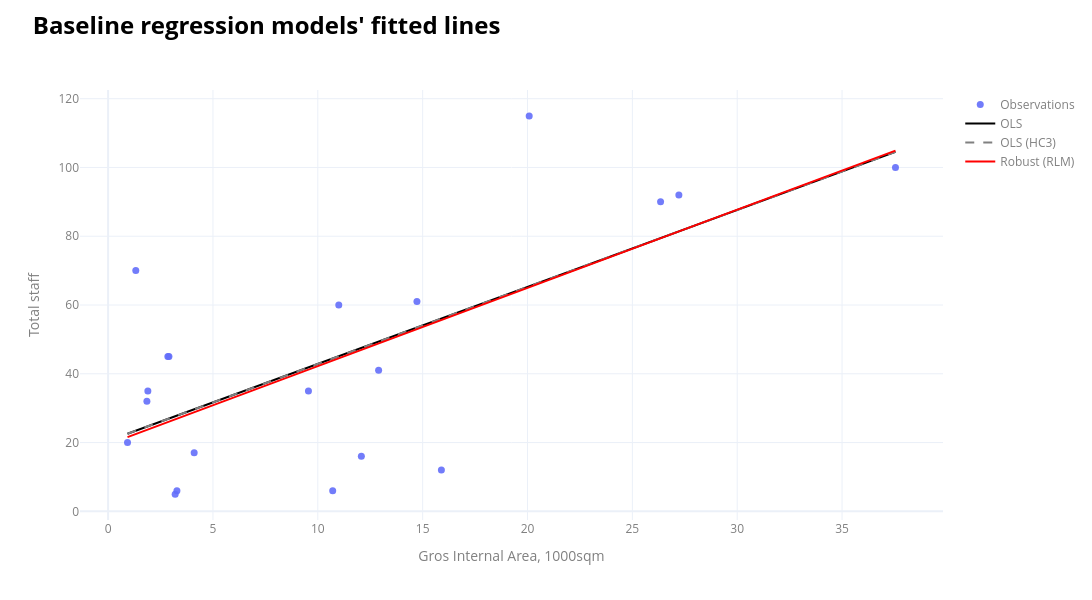

The cell this chart's notebook holds for it:
### Code cell
# #_________________________________________________________________
# #Plot regression line
# #_________________________________________________________________
x, y = "b8_gia_1000_sqm", "b8_total_staff_fte"
cols = ["id","lpa_name","current_occupier"]
df = data_ldn_exstg_regression_m1
ht = "<br>".join([f"{c}: %{{customdata[{i}]}}" for i,c in enumerate(cols)]) + "<extra></extra>"
xl = np.linspace(df[x].min(), df[x].max(), 200)

fig = go.Figure([go.Scatter(x=df[x], y=df[y], mode="markers", marker=dict(size=7,opacity=0.9),
                            name="Observations", customdata=df[cols].to_numpy(), hovertemplate=ht)])
for mdl, name, style in [(m1,"OLS",dict(color="black")), (m1_robust_se,"OLS (HC3)",dict(color="grey",dash="dash")),
                         (m1_robust_HuberT,"Robust (RLM)",dict(color="red"))]:
    a,b = mdl.params["const"], mdl.params[x]
    fig.add_trace(go.Scatter(x=xl, y=a+b*xl, mode="lines", line=dict(width=2,**style), name=name))

fig.update_layout(width=1100,height=600,template="plotly_white",
                  title=dict(text="<br><span style='font-size:24px; font-weight:bold; color:%s;'>Baseline regression models' fitted lines</span>"%notes_colour,
                             x=0.03,xanchor="left",y=0.98,yanchor="top"),
                  margin=dict(t=90),legend=dict(font=dict(color=labels_colour)))
fig.update_xaxes(title_text="Gros Internal Area, 1000sqm",title_font=dict(color=labels_colour),tickfont=dict(color=labels_colour))
fig.update_yaxes(title_text="Total staff",title_font=dict(color=labels_colour),tickfont=dict(color=labels_colour))
fig.show()

### Figure 1 — Plotly figure (JSON) as saved in the notebook; plotly's stock layout.template omitted (floating-point values rounded to 4 significant figures; data arrays with more than 128 entries replaced by an {"elided": "..."} marker saying what was removed)
{"data": [{"customdata": [["Tower_Hamlets-PA_24_01932_A1", "Tower Hamlets", "Global Switch London"], ["Islington-P2013_1089_FUL", "Islington", "Colt Data Centres"], ["Hounslow-P_2019_3115", "Hounslow", "ServerFarm"], ["Hillingdon-38421_APP_2021_4045", "Hillingdon", "Colt Data Centre Services"], ["Ealing-PP_2015_0516", "Ealing", "Equinix Data Centre"], ["Hounslow-P_2007_1897", "Hounslow", null], ["Havering-P0151_12", "Havering", "Green Mountain"], ["Tower_Hamlets-PA_08_01799", "Tower Hamlets", "Telehouse International Corporation of Europe Ltd"], ["Enfield-LDC_08_0514", "Enfield", "Virtus"], ["Tower_Hamlets-PA_00_00622", "Tower Hamlets", "Telehouse International Corporation of Europe Ltd"], ["Enfield-TP_11_1373", "Enfield", "Sovereign Business Integration plc"], ["Hounslow-P_2011_3272", "Hounslow", "Virtus"], ["Tower_Hamlets-PA_13_00803", "Tower Hamlets", "Digital Realty "], ["Tower_Hamlets-PA_20_02381_NC", "Tower Hamlets", "Echelon"], ["Croydon-19_00539_FUL", "Croydon", "Pulsant"], ["Bexley-23_00960_FUL", "Bexley", "OVH"], ["Ealing-224110OPDFUL", "Ealing", "Colt Data Centre Services"], ["Camden-2022_3535_P", "Camden", "UCL"], ["Tower_Hamlets-PA_21_00615_NC", "Tower Hamlets", "Digital Realty "], ["Bromley-19_04182_FULL1", "Bromley", "Dajon Data Management Ltd"]], "hovertemplate": "id: %{customdata[0]}<br>lpa_name: %{customdata[1]}<br>current_occupier: %{customdata[2]}<extra></extra>", "marker": {"opacity": 0.9, "size": 7}, "mode": "markers", "name": "Observations", "type": "scatter", "x": [27.22, 1.895, 12.08, 37.55, 26.34, 10.71, 11.0, 20.08, 2.9, 1.32, 2.85, 15.89, 12.9, 14.73, 3.282, 4.104, 9.553, 3.198, 1.85, 0.9259], "y": [92.0, 35.0, 16.0, 100.0, 90.0, 6.0, 60.0, 115.0, 45.0, 70.0, 45.0, 12.0, 41.0, 61.0, 6.0, 17.0, 35.0, 5.0, 32.0, 20.0]}, {"line": {"color": "black", "width": 2}, "mode": "lines", "name": "OLS", "type": "scatter", "x": {"elided": "200 float values"}, "y": {"elided": "200 float values"}}, {"line": {"color": "grey", "dash": "dash", "width": 2}, "mode": "lines", "name": "OLS (HC3)", "type": "scatter", "x": {"elided": "200 float values"}, "y": {"elided": "200 float values"}}, {"line": {"color": "red", "width": 2}, "mode": "lines", "name": "Robust (RLM)", "type": "scatter", "x": {"elided": "200 float values"}, "y": {"elided": "200 float values"}}], "layout": {"height": 600, "legend": {"font": {"color": "grey"}}, "margin": {"t": 90}, "title": {"text": "<br><span style='font-size:24px; font-weight:bold; color:black;'>Baseline regression models' fitted lines</span>", "x": 0.03, "xanchor": "left", "y": 0.98, "yanchor": "top"}, "width": 1100, "xaxis": {"tickfont": {"color": "grey"}, "title": {"font": {"color": "grey"}, "text": "Gros Internal Area, 1000sqm"}}, "yaxis": {"tickfont": {"color": "grey"}, "title": {"font": {"color": "grey"}, "text": "Total staff"}}}}
